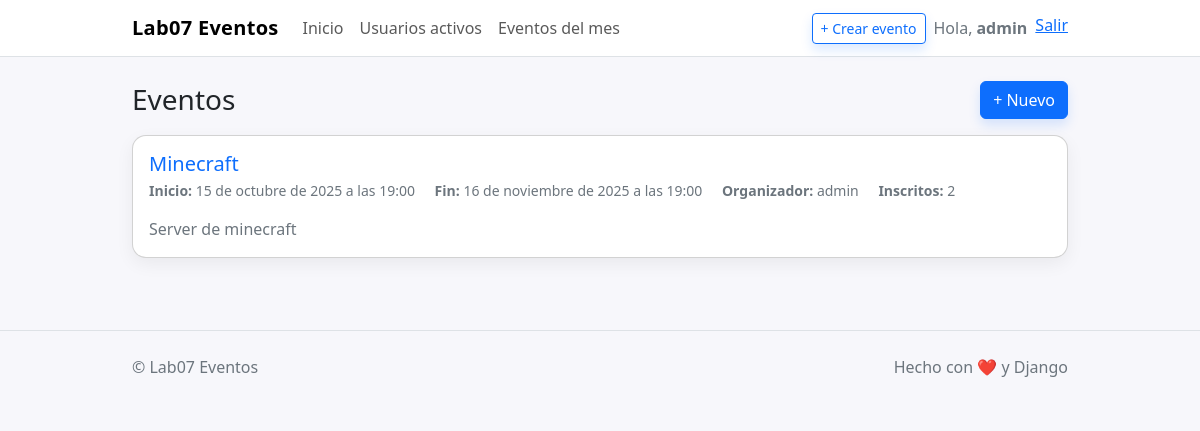
The app's page / (signed in) with its own data.
### eventos/models.py (models this page shows, shortened)
class Evento(models.Model):
    titulo = models.CharField(max_length=150)
    descripcion = models.TextField()
    fecha_inicio = models.DateTimeField()
    fecha_fin = models.DateTimeField()
    organizador = models.ForeignKey(User, on_delete=models.CASCADE, related_name='eventos_organizados')
    creado = models.DateTimeField(auto_now_add=True)
    class Meta:
        ordering = ["fecha_inicio"]
    @property
    def inscritos(self):
        return self.registros.count()

### eventos/views.py (the view)
# urls.py: path('', views.EventoListView.as_view(), name='lista'),
class EventoListView(ListView):
    model = Evento
    template_name = "eventos/evento_list.html"
    context_object_name = "eventos"

### templates/eventos/evento_list.html (shortened to what this page needs)
{% extends "eventos/base.html" %}
{% block content %}
<div class="d-flex justify-content-between align-items-center mb-3">
  <h1 class="h3 m-0">Eventos</h1>
  {% if user.is_authenticated %}
    <a class="btn btn-primary btn-shadow" href="{% url 'eventos:crear' %}">+ Nuevo</a>
  {% endif %}
</div>
{% if eventos %}
  <div class="row g-3">
    {% for e in eventos %}
      <div class="col-12">
        <div class="card p-3">
          <div class="d-flex justify-content-between flex-wrap gap-2">
            <div>
              <h5 class="mb-1">
                <a class="link-underline link-underline-opacity-0" href="{% url 'eventos:detalle' e.pk %}">
                  {{ e.titulo }}
                </a>
              </h5>
              <div class="text-secondary small">
                <span class="me-3"><strong>Inicio:</strong> {{ e.fecha_inicio }}</span>
                <span class="me-3"><strong>Fin:</strong> {{ e.fecha_fin }}</span>
                <span class="me-3"><strong>Organizador:</strong> {{ e.organizador.username }}</span>
                <span><strong>Inscritos:</strong> {{ e.inscritos }}</span>
              </div>
            </div>
          </div>
          <p class="mt-3 mb-0 text-secondary">{{ e.descripcion|truncatechars:220 }}</p>
        </div>
      </div>
    {% endfor %}
  </div>
{% endif %}
{% endblock %}

### templates/eventos/base.html (shortened to what this page needs)
<!doctype html>
<html lang="es" data-bs-theme="light">
<head>
  <link href="https://cdn.jsdelivr.net/npm/bootstrap@5.3.3/dist/css/bootstrap.min.css" rel="stylesheet">
  <link href="/static/css/base.css" rel="stylesheet">
</head>
<body>
<nav class="navbar navbar-expand-lg bg-white border-bottom sticky-top">
  <div class="container container-narrow">
    <a class="navbar-brand" href="{% url 'eventos:lista' %}">
      <strong>Lab07 Eventos</strong>
    </a>
    <div id="navMain" class="collapse navbar-collapse">
      <ul class="navbar-nav me-auto mb-2 mb-lg-0">
        <li class="nav-item"><a class="nav-link" href="{% url 'eventos:lista' %}">Inicio</a></li>
        <li class="nav-item"><a class="nav-link" href="{% url 'eventos:usuarios_activos' %}">Usuarios activos</a></li>
        <li class="nav-item"><a class="nav-link" href="{% url 'eventos:eventos_mes' %}">Eventos del mes</a></li>
      </ul>
      <ul class="navbar-nav ms-auto">
        {% if user.is_authenticated %}
          <li class="nav-item me-2">
            <a class="btn btn-outline-primary btn-sm btn-shadow" href="{% url 'eventos:crear' %}">
              + Crear evento
            </a>
          </li>
          <li class="nav-item d-flex align-items-center me-2 text-secondary">
            Hola, <strong class="ms-1">{{ user.username }}</strong>
          </li>
          <li class="nav-item">
            <form method="post" action="{% url 'logout' %}">
              <button class="linklike" type="submit" title="Salir">Salir</button>
            </form>
          </li>
        {% else %}
          <li class="nav-item"><a class="nav-link" href="{% url 'login' %}">Ingresar</a></li>
          <li class="nav-item"><a class="btn btn-primary btn-sm ms-lg-2 btn-shadow" href="{% url 'signup' %}">Registrarme</a></li>
        {% endif %}
      </ul>
    </div>
  </div>
</nav>
<main class="container container-narrow py-4">
  {% block content %}{% endblock %}
</main>
<footer class="border-top py-4 mt-5">
  <div class="container container-narrow d-flex justify-content-between">
    <span>© {{ now|date:"Y" }} Lab07 Eventos</span>
    <span>Hecho con ❤️ y Django</span>
  </div>
</footer>
</body>
</html>

### static/css/base.css (style rules this page uses)
:root { --brand: #0d6efd; --bg: #f7f7fb; }
body { background: var(--bg); }
.navbar-brand strong { letter-spacing: .3px; }
.card { border-radius: 14px; box-shadow: 0 6px 18px rgba(0,0,0,.06); }
.btn-shadow { box-shadow: 0 6px 12px rgba(13,110,253,.15); }
.container-narrow { max-width: 960px; }
footer { color: #6c757d; }
button.linklike { border: none; background: none; padding: 0; color: #0d6efd; text-decoration: underline; cursor: pointer; }

### records on screen
Evento: titulo "Minecraft", fecha_inicio "15 de octubre de 2025 a las 19:00", fecha_fin "16 de noviembre de 2025 a las 19:00", organizador.username "admin", inscritos "2", descripcion "Server de minecraft"

### other values on screen
{{ user.username }} "admin"
